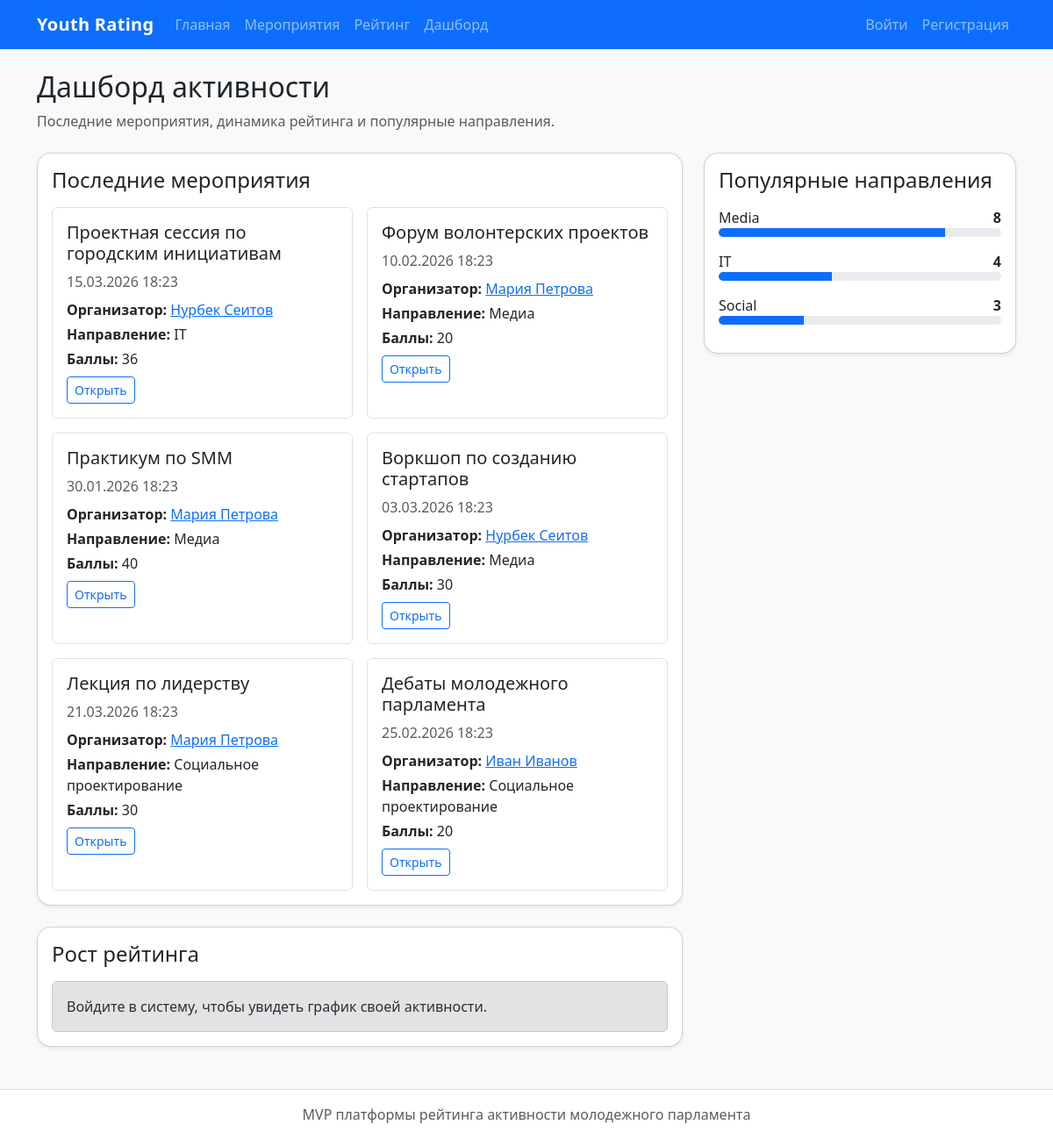
The page / on the database its author committed.
### events/models.py (models this page shows, shortened)
class Event(models.Model):
    DIRECTION_CHOICES = [
        ('IT', 'IT'),
        ('Media', 'Медиа'),
        ('Social', 'Социальное проектирование'),
    ]
    title = models.CharField(max_length=255, verbose_name='Название')
    description = models.TextField(verbose_name='Описание')
    date = models.DateTimeField(verbose_name='Дата и время')
    organizer = models.ForeignKey(
        settings.AUTH_USER_MODEL,
        on_delete=models.CASCADE,
        related_name='organized_events',
        verbose_name='Организатор'
    )
    direction = models.CharField(max_length=20, choices=DIRECTION_CHOICES, verbose_name='Направление')
    base_points = models.PositiveIntegerField(default=10, verbose_name='Базовые баллы')
    difficulty_coef = models.FloatField(default=1.0, verbose_name='Коэффициент сложности')
    bonus_text = models.CharField(max_length=255, blank=True, verbose_name='Бонусы')
    max_participants = models.PositiveIntegerField(null=True, blank=True, verbose_name='Макс. участников')
    created_at = models.DateTimeField(auto_now_add=True)
    def calculated_points(self):
        return int(self.base_points * self.difficulty_coef)

### users/models.py (models this page shows, shortened)
class User(AbstractUser):
    ROLE_CHOICES = [
        ('participant', 'Участник'),
        ('organizer', 'Организатор'),
        ('observer', 'Наблюдатель'),
    ]
    DIRECTION_CHOICES = [
        ('IT', 'IT'),
        ('Media', 'Медиа'),
        ('Social', 'Социальное проектирование'),
    ]
    full_name = models.CharField(max_length=255, verbose_name='ФИО', blank=True)
    email = models.EmailField(unique=True, verbose_name='Email')
    role = models.CharField(max_length=20, choices=ROLE_CHOICES, default='participant', verbose_name='Роль')
    city = models.CharField(max_length=100, blank=True, verbose_name='Город')
    age = models.PositiveIntegerField(null=True, blank=True, verbose_name='Возраст')
    direction = models.CharField(max_length=20, choices=DIRECTION_CHOICES, blank=True, verbose_name='Направление')
    is_approved_organizer = models.BooleanField(default=False, verbose_name='Организатор одобрен')

### dashboard/views.py (the view, shortened to what this page needs)
# urls.py: path('', home_view, name='home'),
def home_view(request):
    latest_events = Event.objects.select_related('organizer').order_by('-created_at')[:6]
    popular_directions_qs = (
        Event.objects.values('direction')
        .annotate(total=Count('id'))
        .order_by('-total')
    )
    popular_directions = []
    for item in popular_directions_qs:
        popular_directions.append({
            'direction': item['direction'],
            'total': item['total'],
        })
    chart_labels = []
    chart_data = []
    context = {
        'latest_events': latest_events,
        'popular_directions': popular_directions,
        'chart_labels_json': json.dumps(chart_labels, ensure_ascii=False),
        'chart_data_json': json.dumps(chart_data),
    }
    return render(request, 'dashboard/index.html', context)

### templates/dashboard/index.html (shortened to what this page needs)
{% extends 'base.html' %}
{% block content %}
<div class="mb-4">
    <h2>Дашборд активности</h2>
    <p class="text-muted mb-0">
        Последние мероприятия, динамика рейтинга и популярные направления.
    </p>
</div>
<div class="row g-4">
    <div class="col-lg-8">
        <div class="card shadow-sm mb-4">
            <div class="card-body">
                <h4 class="mb-3">Последние мероприятия</h4>
                {% if latest_events %}
                    <div class="row g-3">
                        {% for event in latest_events %}
                            <div class="col-md-6">
                                <div class="border rounded p-3 h-100">
                                    <h5 class="mb-2">{{ event.title }}</h5>
                                    <p class="text-muted mb-2">{{ event.date|date:"d.m.Y H:i" }}</p>
                                    <p class="mb-1">
                                        <strong>Организатор:</strong>
                                        <a href="{% url 'organizer_detail' event.organizer.id %}">
                                            {{ event.organizer.full_name|default:event.organizer.username }}
                                        </a>
                                    </p>
                                    <p class="mb-1"><strong>Направление:</strong> {{ event.get_direction_display }}</p>
                                    <p class="mb-2"><strong>Баллы:</strong> {{ event.calculated_points }}</p>
                                    <a href="{% url 'event_detail' event.id %}" class="btn btn-sm btn-outline-primary">
                                        Открыть
                                    </a>
                                </div>
                            </div>
                        {% endfor %}
                    </div>
                {% else %}
                    <div class="alert alert-info mb-0">
                        Пока нет мероприятий.
                    </div>
                {% endif %}
            </div>
        </div>
        <div class="card shadow-sm">
            <div class="card-body">
                <h4 class="mb-3">Рост рейтинга</h4>
                {% if user.is_authenticated %}
                    {% if chart_data_json != "[]" %}
                        <canvas id="ratingChart" height="100"></canvas>
                    {% else %}
                        <div class="alert alert-info mb-0">
                            У вас пока нет подтвержденных участий для построения графика.
                        </div>
                    {% endif %}
                {% else %}
                    <div class="alert alert-secondary mb-0">
                        Войдите в систему, чтобы увидеть график своей активности.
                    </div>
                {% endif %}
            </div>
        </div>
    </div>
    <div class="col-lg-4">
        <div class="card shadow-sm">
            <div class="card-body">
                <h4 class="mb-3">Популярные направления</h4>
                {% if popular_directions %}
                    {% for item in popular_directions %}
                        <div class="mb-3">
                            <div class="d-flex justify-content-between">
                                <span>{{ item.direction }}</span>
                                <strong>{{ item.total }}</strong>
                            </div>
                            <div class="progress" style="height: 10px;">
                                <div class="progress-bar" role="progressbar" style="width: {% widthratio item.total 10 100 %}%;">
                                </div>
                            </div>
                        </div>
                    {% endfor %}
                {% else %}
                    <div class="alert alert-info mb-0">
                        Нет данных по направлениям.
                    </div>
                {% endif %}
            </div>
        </div>
    </div>
</div>
{% endblock %}

### templates/base.html (shortened to what this page needs)
{% load static %}
<!DOCTYPE html>
<html lang="ru">
<head>
    <link href="https://cdn.jsdelivr.net/npm/bootstrap@5.3.3/dist/css/bootstrap.min.css" rel="stylesheet">
    <link rel="stylesheet" href="{% static 'css/style.css' %}">
</head>
<body class="bg-light">
<nav class="navbar navbar-expand-lg navbar-dark bg-primary">
    <div class="container">
        <a class="navbar-brand fw-bold" href="/">Youth Rating</a>
        <div class="collapse navbar-collapse" id="mainNav">
            <ul class="navbar-nav me-auto">
                <li class="nav-item">
                    <a class="nav-link" href="/">Главная</a>
                </li>
                <li class="nav-item">
                    <a class="nav-link" href="/events/">Мероприятия</a>
                </li>
                <li class="nav-item">
                    <a class="nav-link" href="{% url 'leaderboard' %}">Рейтинг</a>
                </li>
                <li class="nav-item">
                    <a class="nav-link" href="{% url 'home' %}">Дашборд</a>
                </li>
            </ul>
            <ul class="navbar-nav">
                {% if user.is_authenticated %}
                    <li class="nav-item">
                        <span class="nav-link">Привет, {{ user.username }}</span>
                    </li>
                      <li class="nav-item">
                            <a class="nav-link" href="{% url 'my_events' %}">Мои мероприятия</a>
                      </li>
                  <li class="nav-item">
                        <a class="nav-link" href="{% url 'profile' %}">Профиль</a>
                    </li>
                    {% if user.is_authenticated and user.role == 'observer' %}
                        <li class="nav-item">
                            <a class="nav-link" href="{% url 'inspector_dashboard' %}">Инспектор</a>
                        </li>
                    {% endif %}
                    <li class="nav-item">
                        <form method="post" action="{% url 'logout' %}">
                            {% csrf_token %}
                            <button type="submit" class="btn btn-link nav-link" style="display:inline; text-decoration:none;">
                                Выйти
                            </button>
                        </form>
                    </li>
                {% else %}
                    <li class="nav-item">
                        <a class="nav-link" href="{% url 'login' %}">Войти</a>
                    </li>
                    <li class="nav-item">
                            <a class="nav-link" href="{% url 'register' %}">Регистрация</a>                    </li>
                {% endif %}
            </ul>
        </div>
    </div>
</nav>
<main class="container my-4">
    {% block content %}{% endblock %}
</main>
<footer class="bg-white border-top py-3 mt-5">
    <div class="container text-center text-muted">
        MVP платформы рейтинга активности молодежного парламента
    </div>
</footer>
</body>
</html>

### static/css/style.css (style rules this page uses)
body { min-height: 100vh; }
.card { border-radius: 16px; }
.navbar-brand { letter-spacing: 0.3px; }

### rows shown on the page
Event: title "Проектная сессия по городским инициативам", date "15.03.2026 18:23", organizer.full_name "Нурбек Сеитов", direction "IT", calculated_points "36"
Event: title "Форум волонтерских проектов", date "10.02.2026 18:23", organizer.full_name "Мария Петрова", direction "Медиа", calculated_points "20"
Event: title "Практикум по SMM", date "30.01.2026 18:23", organizer.full_name "Мария Петрова", direction "Медиа", calculated_points "40"
Event: title "Воркшоп по созданию стартапов", date "03.03.2026 18:23", organizer.full_name "Нурбек Сеитов", direction "Медиа", calculated_points "30", direction "Media", total "8"
Event: title "Лекция по лидерству", date "21.03.2026 18:23", organizer.full_name "Мария Петрова", direction "Социальное проектирование", calculated_points "30"
Event: title "Дебаты молодежного парламента", date "25.02.2026 18:23", organizer.full_name "Иван Иванов", direction "Социальное проектирование", calculated_points "20"

### other values the page prints
{{ item.direction }} "IT" "Social"
{{ item.total }} "4" "3"
